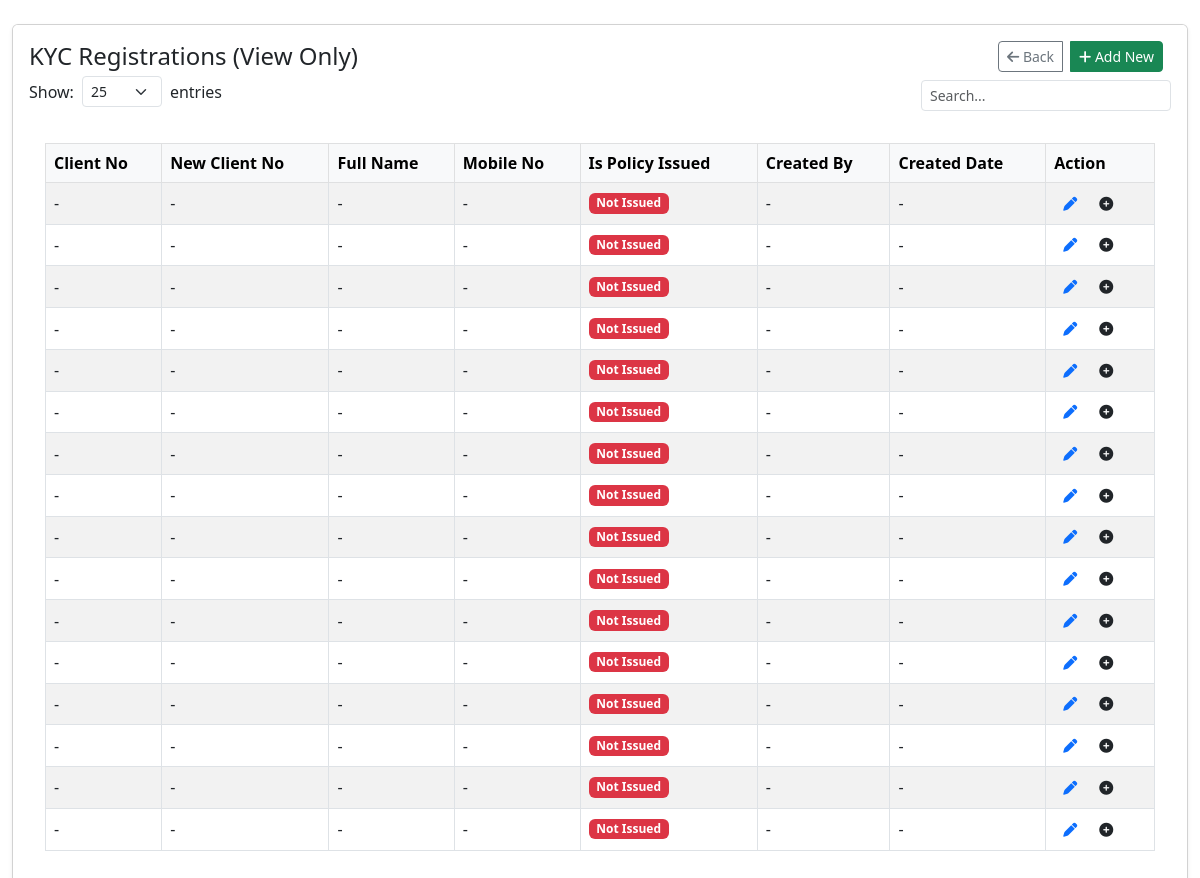
The app's page /kyc_lists/, older data.
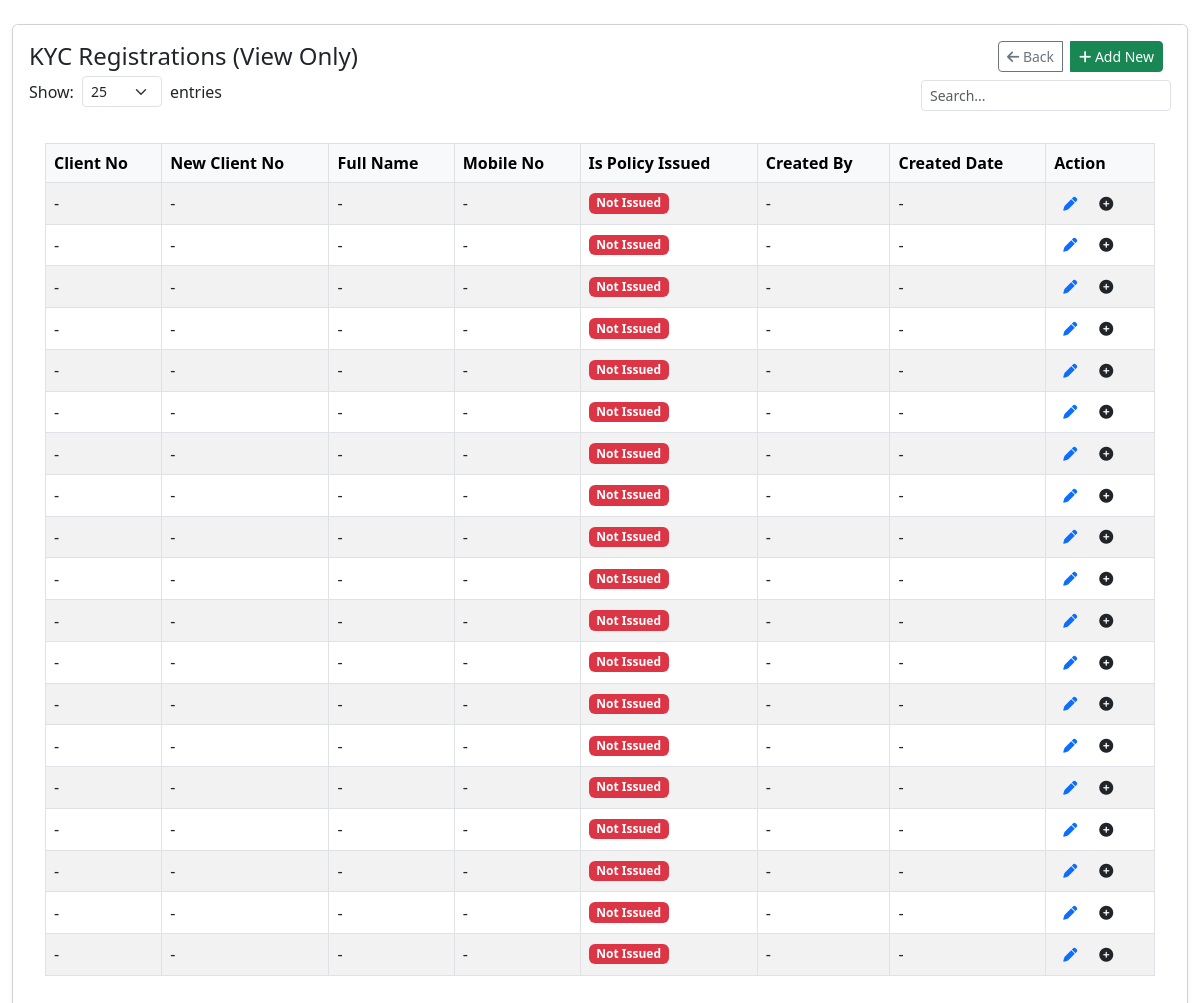
The same page, newer data.
### kyc/models.py (models this page shows, shortened)
class KYCModel(models.Model):
    STATUS_CHOICES = [
        ('Pending','Pending'),
        ('Approved','Approved'),
        ('Rejected','Rejected'),
    ]
    kyc_id = models.AutoField(primary_key=True)
    salutation = models.CharField(max_length=10, choices=SALUTATION_CHOICES, default='Mr')
    first_name = models.CharField(max_length=50, blank=False, null=False)
    middle_name = models.CharField(max_length=100, blank=True, null=True)
    last_name = models.CharField(max_length=50, blank=False, null=False)
    nep_name = models.CharField(max_length=100, blank=True, null=True)
    gender = models.CharField(max_length=10, choices=GENDER_CHOICES, default='Male')
    nationality = models.CharField(max_length=50, choices=NATIONALITY_CHOICES, default='Nepalese')
    date_of_birth_ad = models.DateField(blank=True, null=True)
    dob_bs = NepaliDateField(blank=True, null=True)
    father_name = models.CharField(max_length=100, blank=True, null=True)
    nep_father_name = models.CharField(max_length=100, blank=True, null=True)
    mother_name = models.CharField(max_length=100, blank=True, null=True)
    grand_father_name = models.CharField(max_length=100, blank=True, null=True)
    grandfather_in_law_name = models.CharField(max_length=100, blank=True, null=True)
    spouse_name = models.CharField(max_length=100, blank=True, null=True)
    father_in_law_name = models.CharField(max_length=100, blank=True, null=True)
    father_mother_name = models.CharField(max_length=100, blank=True, null=True)
    son_name = models.CharField(max_length=100, blank=True, null=True)
    daughter_name = models.CharField(max_length=100, blank=True, null=True)
    daughter_in_law_name = models.CharField(max_length=100, blank=True, null=True)
    proposer_full_name = models.CharField(max_length=100, blank=True, null=True)
    age_proof_doc = models.CharField(max_length=50, choices=AGE_PROOF_DOC_CHOICES, default='Citizenship')
    document_number = models.CharField(max_length=20, verbose_name="Document Number", blank=False)
    national_id_no = models.CharField(
        max_length=12,  # Adjust max_length as needed
        blank=False,
        null=True,
        verbose_name="National ID No"
    )
    document_issued_date_bs = NepaliDateField(verbose_name="Document Issued Date (B.S.)")
    document_issued_date = models.DateField(verbose_name="Document Issued Date (A.D.)")
    issued_place = models.CharField(max_length=100, choices=ISSUED_PLACE_CHOICES, blank=True, null=True)
    birth_place = models.CharField(max_length=50, blank=True, null=True)
    policy_no = models.CharField(max_length=30, unique=True, null=False, blank=False, default='N/A')
    address = models.CharField(max_length=255, blank=True, null=True)
    address_nepali = models.CharField(max_length=255, blank=True, null=True)
    permanent_address = models.CharField(max_length=255, blank=True, null=True)
    temporary_address = models.CharField(max_length=255, blank=True, null=True)
    temporary_district = models.CharField(max_length=100, blank=True, null=True)
    ward_no = models.CharField(max_length=2, blank=True, null=True)
    house_no = models.CharField(max_length=10, blank=True, null=True)
    local_unit = models.CharField(max_length=50, choices=LOCAL_UNIT_CHOICES, default='Municipality')
    structure = models.CharField(max_length=50, choices=STRUCTURE_CHOICES, default='Metropolitan City')
    email = models.EmailField(blank=True, null=True)
    mobile = models.CharField(max_length=20)
    phone_no = models.CharField(max_length=20, blank=True, null=True)
    qualification = models.CharField(max_length=100, choices=QUALIFICATION_CHOICES, blank=True, null=True)
    profession = models.CharField(max_length=50, choices=PROFESSION_CHOICES, default='Service', blank=True, null=True)
    income_mode = models.CharField(max_length=50, choices=INCOME_MODE_CHOICES, default='Salary')
    income_amount = models.CharField(max_length=12, blank=True, null=True)
    pan_no = models.CharField(max_length=20, blank=True, null=True)
    bank_ac_name = models.CharField(max_length=100, blank=True, null=True)
    bank_ac_no = models.CharField(max_length=50, blank=True, null=True)
    office_address = models.CharField(max_length=255, blank=True, null=True)
    firm_name = models.CharField(max_length=100, blank=True, null=True)
    is_politically_involved = models.BooleanField(default=False)
    is_aml_crime = models.BooleanField(default=False)
    is_family_politically_involved = models.BooleanField(default=False)
    is_family_aml_crime = models.BooleanField(default=False)
    status = models.CharField(max_length=10,choices=STATUS_CHOICES,default='Pending')
    created_date = models.DateTimeField(default=timezone.now)
    updated_date = models.DateTimeField(auto_now=True)
    class Meta:
        db_table = 'kyc_kycmodel'
        verbose_name = 'KYC Detail'
        verbose_name_plural = 'KYC Details'

### kyc/views.py (the view, shortened to what this page needs)
# urls.py: path('kyc_lists/', views.kyc_lists_view, name='kyc_lists'),
def kyc_lists_view(request):
    order_by = request.GET.get('order_by', 'ClientNo')
    order_dir = request.GET.get('order_dir', 'asc')
    search_term = request.GET.get('search', '').strip()
    page_number = request.GET.get('page', 1)
    actual_field = FIELD_MAPPING.get(order_by, 'kyc_id')  # Default to kyc_id if mapping not found
    order_dir = 'desc' if order_dir == 'desc' else 'asc'
    kycs = KYCModel.objects.all()
    order_prefix = '-' if order_dir == 'desc' else ''
    kycs = kycs.order_by(f'{order_prefix}{actual_field}')
    paginator = Paginator(kycs, 20)
    try:
        page_obj = paginator.page(page_number)
    except:
        page_obj = paginator.page(1)
    query_params = []
    if search_term:
        query_params.append(f'search={search_term}')
    if order_by != 'ClientNo':
        query_params.append(f'order_by={order_by}')
    if order_dir != 'asc':
        query_params.append(f'order_dir={order_dir}')
    query_string = '&'.join(query_params)
    if query_string:
        query_string = f'&{query_string}'
    context = {
        'kyc_list': page_obj,
        'order_by': order_by,  # Keep the original order_by for UI
        'order_dir': order_dir,
        'search_term': search_term,
        'is_paginated': page_obj.has_other_pages(),
        'total_records': paginator.count,
        'query_string': query_string,
        'request': request,
        'is_dummy_data': False
    }
    return render(request, 'kyc_lists.html', context)

### kyc/templates/kyc_lists.html (shortened to what this page needs)
{% load static %}
{% block content %}
<div class="container-fluid py-4">
    <div class="card shadow-sm">
        <div class="card-header bg-white border-bottom-0 py-3">
      <div class="d-flex justify-content-between align-items-center">
        <h4 class="mb-0">KYC Registrations (View Only)</h4>
        <div class="d-flex align-items-center">
          <div class="btn-group me-2 gap-2">
            <a href="{% url 'kyc:home' %}"class="btn btn-sm btn-outline-secondary">
              <i class="fas fa-arrow-left"></i> Back
            </a>
            <a href="{% url 'kyc:kyc_create' %}" class="btn btn-sm btn-success">
              <i class="fas fa-plus"></i> Add New
            </a>
          </div>
        </div>
      </div>
      <div class="d-flex justify-content-between mb-3">
  <div class="d-flex align-items-center">
    <span class="me-2">Show:</span>
    <select class="form-select form-select-sm" style="width: 80px;">
      <option value="25" selected>25</option>
    </select>
    <span class="ms-2">entries</span>
  </div>
      <div class="d-flex justify-content-end mt-2">
        <div class="input-group" style="width: 250px;">
          <input type="text" id="searchInput" class="form-control form-control-sm" placeholder="Search..." aria-label="Search">
        </div>
        </div>
        </div>
        <div class="card-body">
            <div class="table-responsive">
                <table class="table table-bordered table-striped align-middle">
                    <thead class="table-light">
                        <tr>
                            <th>Client No</th>
                            <th>New Client No</th>
                            <th>Full Name</th>
                            <th>Mobile No</th>
                            <th>Is Policy Issued</th>
                            <th>Created By</th>
                            <th>Created Date</th>
                            <th>Action</th>
                        </tr>
                    </thead>
                    <tbody id="kycTableBody">
                        {% for kyc in kyc_list %}
                        <tr>
                            <td>{{ kyc.ClientNo|default:"-" }}</td>
                            <td>{{ kyc.NewClientNo|default:"-" }}</td>
                            <td>{{ kyc.FullName|default:"-" }}</td>
                            <td>{{ kyc.MobileNo|default:"-" }}</td>
                            <td>
                                {% if kyc.IsPolicyIssued %}
                                    <span class="badge bg-success">Issued</span>
                                {% else %}
                                    <span class="badge bg-danger">Not Issued</span>
                                {% endif %}
                            </td>
                            <td>{{ kyc.CreatedBy|default:"-" }}</td>
                            <td>{{ kyc.CreatedDate|default:"-" }}</td>
                            <td>
                                <button class="btn btn-sm">
                                        <a href="{% url 'kyc:kyc_update' kyc.kyc_id %}">
                                        <i class="fas fa-pen"></i>
                                    </a>
                                </button>
                                <button class="btn btn-sm">
                                    <a>
                                        <i class="fa-solid fa-circle-plus"></i>
                                    </a>
                                </button>
                            </td>
                        </tr>
                        {% empty %}
                        <tr>
                            <td colspan="8" class="text-center">No records found.</td>
                        </tr>
                        {% endfor %}
                    </tbody>
                </table>
            </div>
        </div>
    </div>
</div>
{% endblock %}
<link href="https://cdn.jsdelivr.net/npm/bootstrap@5.3.0/dist/css/bootstrap.min.css" rel="stylesheet">
<link rel="stylesheet" href="https://cdnjs.cloudflare.com/ajax/libs/font-awesome/6.4.0/css/all.min.css">

Row changes from the older to the newer data that the page shows:
added KYCModel: ClientNo "-", NewClientNo "-", FullName "-", MobileNo "-", CreatedBy "-", CreatedDate "-"
added KYCModel: ClientNo "-", NewClientNo "-", FullName "-", MobileNo "-", CreatedBy "-", CreatedDate "-"
added KYCModel: ClientNo "-", NewClientNo "-", FullName "-", MobileNo "-", CreatedBy "-", CreatedDate "-"
